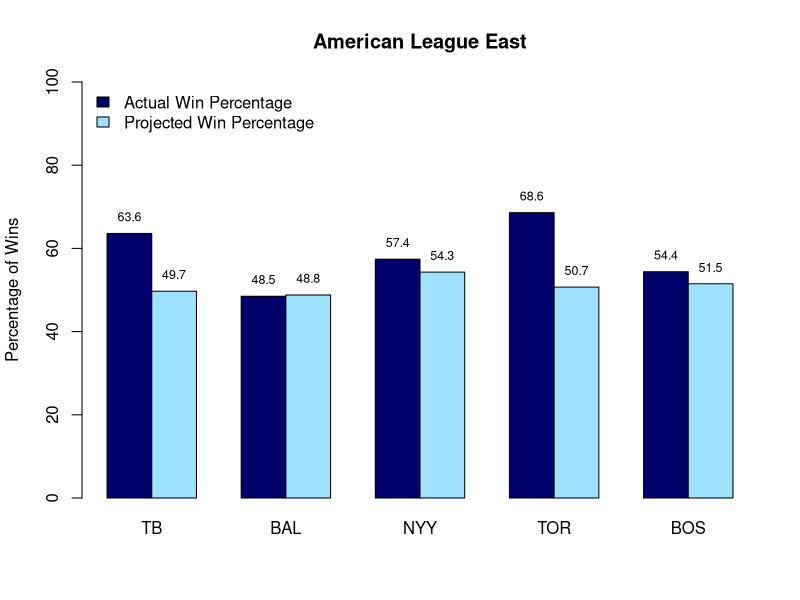
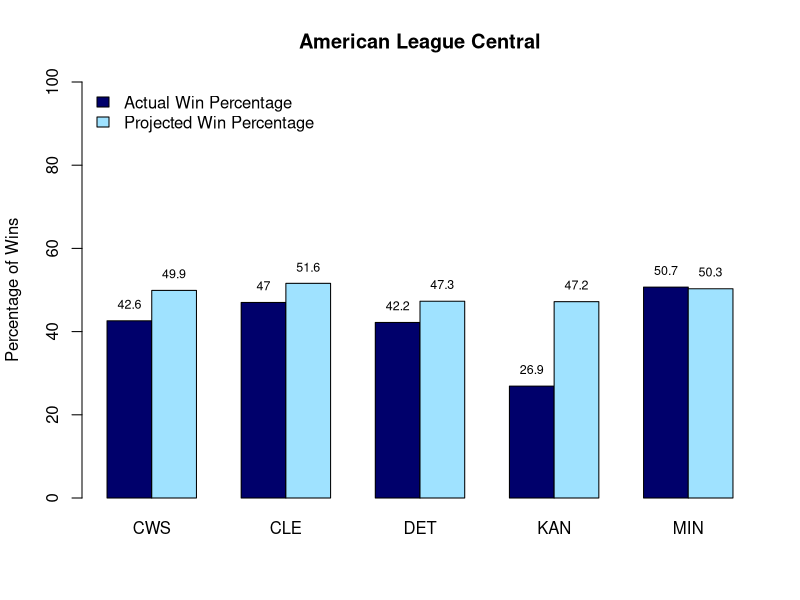
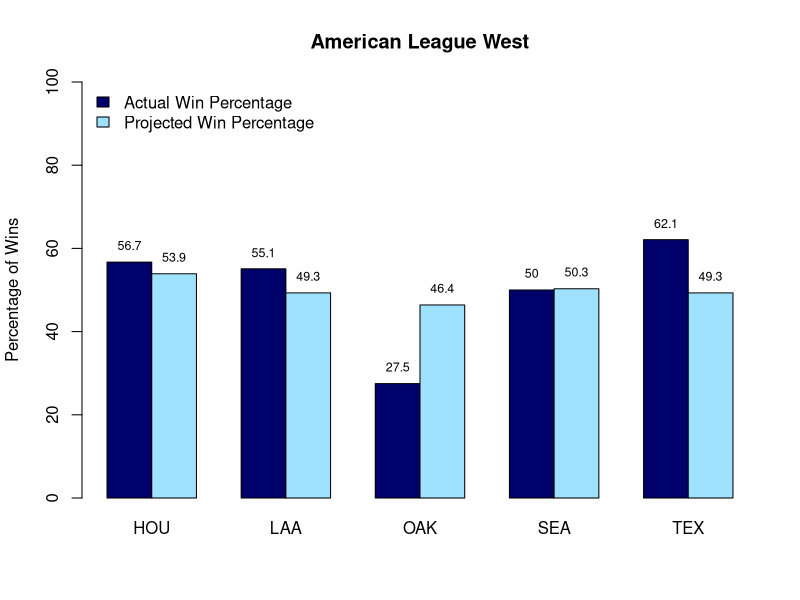
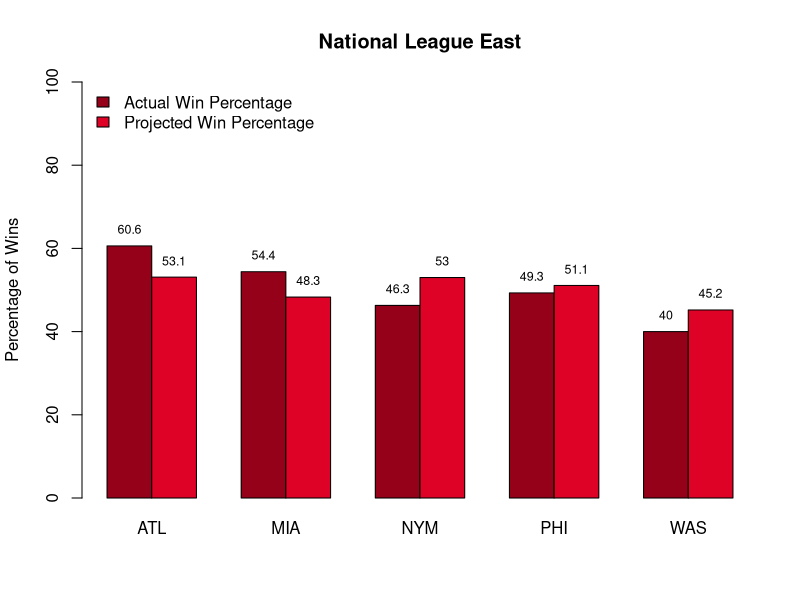
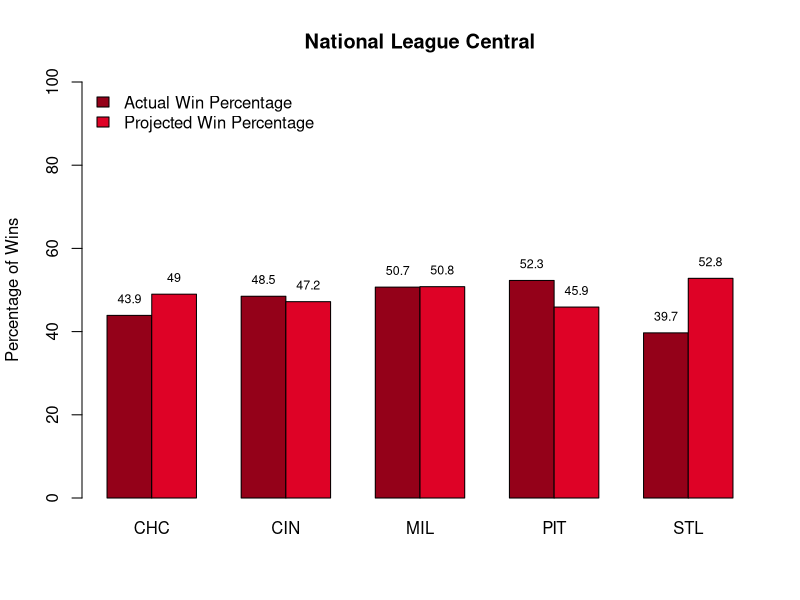
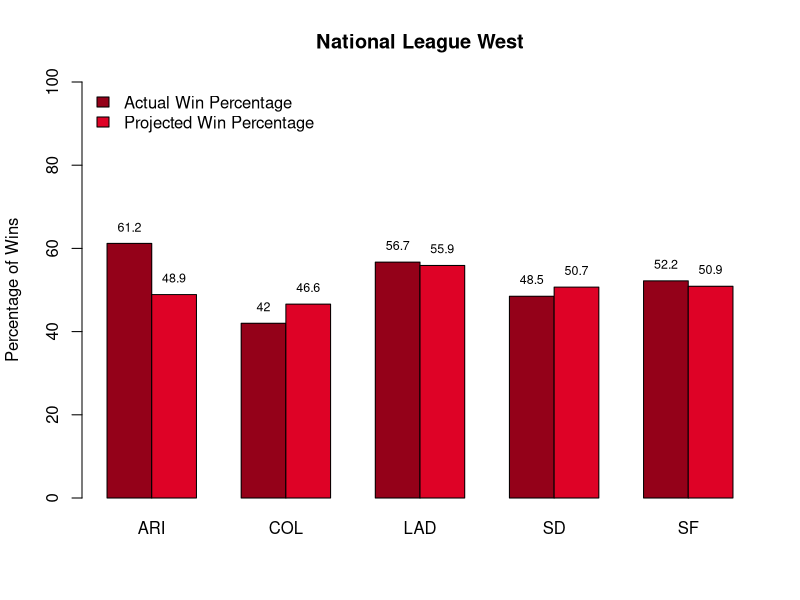

Source code (R) for these figures, in order:
## ---- chunk 1
library(tidyverse)
library(dplyr)
library("readxl")
knitr::opts_chunk$set(echo = TRUE,
                      message = FALSE,
                      warning = FALSE)
library(ggplot2)
library(MASS)
library(scales)
library(reshape2)
library(data.table)
## ---- chunk 2
one.simulation <- function() {
  require(dplyr)

  NL_East <- c("Atlanta Braves", "Miami Marlins", "New York Mets","Philadelphia Phillies","Washington Nationals")
  
  NL_Cent <- c("Chicago Cubs", "Cincinnati Reds","Milwaukee Brewers", "Pittsburgh Pirates", "St. Louis Cardinals")
  
  NL_West <- c("Arizona Diamondbacks", "Colorado Rockies", "Los Angeles Dodgers","San Diego Padres", "San Francisco Giants")
  
  AL_East <- c("Baltimore Orioles", "Boston Red Sox","New York Yankees", "Tampa Bay Rays","Toronto Blue Jays")
  
  AL_Cent <- c("Chicago White Sox", "Cleveland Guardians","Detroit Tigers", "Kansas City Royals","Minnesota Twins")
  
  AL_West <- c("Oakland Athletics", "Houston Astros","Texas Rangers", "Los Angeles Angels","Seattle Mariners")

  teams <- c(NL_East, NL_Cent, NL_West,
             AL_East, AL_Cent, AL_West)
  
  league <- c(rep("NL", 15), rep("AL", 15))
  
  division <- c(rep("NL_East", 5), rep("NL_Cent", 5),
                rep("NL_West", 5), rep("AL_East", 5),
                rep("AL_Cent", 5), rep("AL_West", 5))
  
  Team_info <- data.frame(Team = teams,
                          League = league,
                          Division = division)
  Teams <- sort(teams)
  
  schedule <- read_excel("schedule.xlsx")
  battingstats <- read_excel("2022battingstats.xlsx")
  fieldingstats <- read_excel("fieldingstats2022.xlsx")
  
  runs_per_game <- (battingstats$RG)
  runs_against <- (fieldingstats$RAG)
  
  stats <- (runs_per_game - runs_against)
  stats <- (stats-mean(stats))/sd(stats)
  
  # simulate talents
  talents <- (stats / 10)
  # what <- t(rbind(Teams, runs_per_game, runs_against, stats))
  TAL <- tibble(Team = Teams, Talent = talents)
  
  # merge talents and win probs with schedule data frame
  SCH <- schedule %>%
    inner_join(TAL, by = c("Home" = "Team")) %>%
    rename(Talent.Home = Talent) %>%
    inner_join(TAL, by = c("Visitor" = "Team")) %>%
    rename(Talent.Visitor = Talent)

  # play season of games
  SCH %>% 
    mutate(prob.Home = exp(Talent.Home) /
             (exp(Talent.Home) + exp(Talent.Visitor)) + 0.04) -> SCH
  
  SCH %>%
    mutate(outcome = rbinom(nrow(.), 1, prob.Home),
           winner = ifelse(outcome, 
                      Home, Visitor)) -> SCH
  
  # compute number of games won for all teams
  SCH %>% 
    group_by(winner) %>%
    summarize(Wins = n(), .groups = "drop") %>%
    inner_join(TAL, by = c("winner" = "Team")) -> 
    RESULTS
  
  # add team info
   RESULTS <- inner_join(RESULTS, Team_info,
                         by = c("winner" = "Team"))
   
   # determine division winners
    out <- RESULTS %>%
      mutate(Winner.Div = 0, 
             prob = exp(Talent),
             outcome = sample(nrow(.), prob = prob)) %>%
      arrange(Division, desc(Wins), outcome) %>%
      dplyr::select(-outcome)
    out[c(1, 6, 11, 16, 21, 26), "Winner.Div"] <- 1
  
  # determine wild card teams
    
    out2 <- out %>% 
      mutate(Wild.Card = 0,
      outcome = sample(nrow(.), prob = prob)) %>%
      slice(- c(1, 6, 11, 16, 21, 26)) %>% 
      arrange(League, desc(Wins), outcome) %>% 
      dplyr::select(-outcome)
    out2[c(1, 2, 3, 13, 14, 15), "Wild.Card"] <- 1
    
    # put all data together
    
    out$Wild.Card <- 0
    out_final <- rbind(out[c(1, 6, 11, 16, 21, 26), ],
                       out2) %>% 
      arrange(Division, desc(Wins)) %>% 
      dplyr::select(-prob) %>% 
      mutate(Team = winner) %>% 
      dplyr::select(Team, League, Division, 
                    Talent, Wins, 
             Winner.Div, Wild.Card)
    
    out_final
}

print_al <- function(out2){
  out2 %>%
     mutate(Losses = 162 - Wins) -> out2
  
  al <- cbind(out2[6:10, 1],out2[6:10, 5], out2[6:10, 8],
           out2[1:5, 1], out2[1:5, 5], out2[1:5, 8],
           out2[11:15, 1],  out2[11:15, 5],  out2[11:15, 8])

  colnames(al)<-c("AL East", "Wins", "Losses", "AL Cent", "Wins", "Losses",
                  "AL West", "Wins", "Losses")

   knitr::kable(al, align = "crlcrlcrl")
}

print_nl <- function(out2) {
    out2 %>%
     mutate(Losses = 161 - Wins) -> out2
  
    nl <- cbind(out2[21:25, 1], out2[21:25, 5], out2[21:25, 8],
              out2[16:20, 1], out2[16:20, 5], out2[16:20, 8],
              out2[26:30, 1], out2[26:30, 5], out2[26:30, 8])
    
    colnames(nl)<-c("NL East", "Wins", "Losses", "NL Cent", "Wins", "Losses",
                  "NL West", "Wins", "Losses")
    
    knitr::kable(nl, align = "crlcrlcrl")
    
}

## ---- chunk 3
out <- one.simulation()
print_nl(out)
print_al(out)
## ---- chunk 4
all_out <- NULL  
for(j in 1:1000){
  out <- one.simulation()
  out$Simulation <- j
  all_out <- rbind(all_out, out)
}
## ---- chunk 5

all_out %>%
  mutate(Level = as.factor(2 * (Winner.Div == 1) + (Wild.Card == 1))) -> all_out

playoffs <- NULL

all_out <- all_out %>% 
  mutate(playoffs = Winner.Div + Wild.Card)

playoffsummary <- all_out %>% 
  group_by(Division, Team) %>%
  summarize(percentplayoffs = sum(playoffs) / 1000)

colnames(playoffsummary) <- c("Division", "Team", "Percent Playoffs Made")

playoffsummary <- playoffsummary[order(playoffsummary$`Division`, playoffsummary$`Percent Playoffs Made`, decreasing = TRUE), ]

playoffsummary$`Percent Playoffs Made` <- percent(playoffsummary$`Percent Playoffs Made`, accuracy=0.1)

al <- cbind(playoffsummary[21:25, 2],playoffsummary[21:25, 3],
           playoffsummary[26:30, 2], playoffsummary[26:30, 3],
           playoffsummary[16:20, 2], playoffsummary[16:20, 3])

colnames(al)<-c("AL East", "Playoff %", "AL Cent", "Playoff %",
                  "AL West", "Playoff %")

nl <- cbind(playoffsummary[6:10, 2], playoffsummary[6:10, 3], 
            playoffsummary[11:15, 2], playoffsummary[11:15, 3], 
            playoffsummary[1:5, 2], playoffsummary[1:5, 3])
    
colnames(nl)<-c("NL East", "Playoff %", "NL Cent", "Playoff %",
                  "NL West", "Playoff %")

knitr::kable(nl, align = "lclclc")
knitr::kable(al, align = "lclclc")

## ---- chunk 6
winpercent <- NULL

all_out <- all_out %>% 
  mutate(winpercent = Wins)

winpercent <- all_out %>% 
  group_by(Division, Team) %>%
  summarize(winpercent = sum(Wins) / 162000)

colnames(winpercent) <- c("Division", "Team", "Percent Wins")

winpercent <- winpercent[order(winpercent$`Division`, winpercent$`Percent Wins`, decreasing = TRUE), ]

winpercent$`Percent Wins` <- percent(winpercent$`Percent Wins`, accuracy = 0.1)

al <- cbind(winpercent[21:25, 2],winpercent[21:25, 3],
           winpercent[26:30, 2], winpercent[26:30, 3],
           winpercent[16:20, 2], winpercent[16:20, 3])

colnames(al)<-c("AL East", "Win %", "AL Cent", "Win %",
                  "AL West", "Win %")

nl <- cbind(winpercent[6:10, 2], winpercent[6:10, 3], 
            winpercent[11:15, 2], winpercent[11:15, 3], 
            winpercent[1:5, 2], winpercent[1:5, 3])
    
colnames(nl)<-c("NL East", "Win %", "NL Cent", "Win %",
                  "NL West", "Win %")

knitr::kable(nl, align = "lclclc")
knitr::kable(al, align = "lclclc")

winpercent <- winpercent[order(winpercent$`Division`, winpercent$`Team`),]

## ---- chunk 7
aldivisions <- c("AL East", "AL Cent", "AL West")

  AL_East <- c("Tampa Bay Rays", "Baltimore Orioles", "New York Yankees", "Toronto Blue Jays", "Boston Red Sox")
  
  ALe_percent <- c("68.6%","63.6%", "57.4%","54.4%","48.5%") 
  
  AL_Cent <- c("Minnesota Twins", "Cleveland Guardians", "Chicago White Sox", "Detroit Tigers", "Kansas City Royals")
  
  ALc_percent <- c("50.7%", "47.0%", "42.6%",  "42.2%", "26.9%")
  
  AL_West <- c("Texas Rangers", "Houston Astros","Los Angeles Angels","Seattle Mariners", "Oakland Athletics")
  
  ALw_percent <- c("62.1%", "56.7%","55.1%","50%", "27.5%")

  al_ <- cbind(AL_East, ALe_percent, AL_Cent,  ALc_percent, AL_West,  ALw_percent)

  colnames(al_)<-c("AL East", "Win %", "AL Cent", "Win %", "AL West", "Win %")

  
nldivisions <- c("NL East", "NL Cent", "NL West")

  NL_East <- c("Atlanta Braves", "Miami Marlins", "Philadelphia Phillies", "New York Mets","Washington Nationals")
  
  NLe_percent <- c("60.6%","54.4%","49.3%" ,"46.3%", "40%")

  NL_Cent <- c("Pittsburgh Pirates", "Milwaukee Brewers", "Cincinnati Reds", "Chicago Cubs", "St. Louis Cardinals")
  
  NLc_percent <- c("52.3%", "50.7%","48.5%","43.9%","39.7%")

  NL_West <- c("Arizona Diamondbacks", "Los Angeles Dodgers", "San Francisco Giants", "San Diego Padres", "Colorado Rockies")
  
  NLw_percent <- c("61.2%", "56.7%", "52.2%", "48.5%", "42%")
  
  nl_ <- cbind(NL_East, NLe_percent, NL_Cent, NLc_percent, NL_West, NLw_percent)

  colnames(nl_)<-c("NL East", "Win %", "NL Cent" , "Win %", "NL West", "Win %")

knitr::kable(nl_)
knitr::kable(al_)

## ---- chunk 8
  
  NL_East <- c("Atlanta Braves", "Miami Marlins", "New York Mets", "Philadelphia Phillies", "Washington Nationals")
  
  NLe_percent <- c("60.6%","54.4%","46.3%", "49.3%", "40%")
  
  NL_Cent <- c( "Chicago Cubs", "Cincinnati Reds", "Milwaukee Brewers", "Pittsburgh Pirates", "St. Louis Cardinals")
  
  NLc_percent <- c("43.9%","48.5%","50.7%","52.3%","39.7%")
  
  NL_West <- c("Arizona Diamondbacks", "Colorado Rockies", "Los Angeles Dodgers", "San Diego Padres", "San Francisco Giants")

  NLw_percent <- c("61.2%", "42%", "56.7%","48.5%", "52.2%")
  
  nl_ <- cbind(NL_East, NLe_percent, winpercent[21:25, 3], NL_Cent, NLc_percent,winpercent[16:20, 3], NL_West, NLw_percent, winpercent[26:30, 3])
  
  colnames(nl_)<-c("NL East", "Actual Win %", "Projected Win %", "NL Cent" , "Actual Win %", "Projected Win %", "NL West", "Actual Win %", "Projected Win %")

knitr::kable(nl_, align = "lcclcclcc")



  
  AL_East <- c("Baltimore Orioles","Boston Red Sox", "New York Yankees", "Tampa Bay Rays", "Toronto Blue Jays")
  
  ALe_percent <- c("63.6%","48.5%","57.4%","68.6%","54.4%")
  
  AL_Cent <- c("Chicago White Sox", "Cleveland Guardians", "Detroit Tigers", "Kansas City Royals", "Minnesota Twins")
  
  ALc_percent <- c("42.6%", "47.0%", "42.2%", "26.9%", "50.7%")
  
  AL_West <- c("Houston Astros", "Los Angeles Angels", "Oakland Athletics", "Seattle Mariners", "Texas Rangers")
  
  ALw_percent <- c("56.7%","55.1%","27.5%","50%","62.1%")

  al_ <- cbind(AL_East, ALe_percent, winpercent[6:10, 3], AL_Cent,  ALc_percent, winpercent[1:5, 3], AL_West,  ALw_percent, winpercent[11:15, 3])
  
  colnames(al_)<-c("AL East", "Actual Win %", "Projected Win %", "AL Cent" , "Actual Win %", "Projected Win %", "AL West", "Actual Win %", "Projected Win %")

knitr::kable(al_, align = "lcclcclcc")
## ---- chunk 9
alewin <- c(winpercent[6, 3],winpercent[7, 3],winpercent[8, 3],winpercent[9, 3],winpercent[10, 3])

alewin <-as.numeric(sub("%", "", alewin))
ALe_percent <- as.numeric(sub("%", "", ALe_percent))

graphal <- rbind(ALe_percent, alewin)
graphal <- data.frame(graphal)
names(graphal) <- c("TB", "BAL", "NYY", "TOR", "BOS")

x <- barplot(as.matrix(graphal), main="American League East", ylab="Percentage of Wins", ylim = c(0, 100), 
             beside=TRUE, col = c("#00006B", "#9fe2ff"))

y <- as.matrix(graphal)

text(x,y + 4,cex = 0.75, labels = as.character(y))


legend("topleft", c("Actual Win Percentage","Projected Win Percentage"), cex=1.0, bty="n", fill = c("#00006B", "#9fe2ff"))


## ---- chunk 10
alcwin <- c(winpercent[1, 3],winpercent[2, 3],winpercent[3, 3],winpercent[4, 3],winpercent[5, 3])

alcwin <-as.numeric(sub("%", "", alcwin))
ALc_percent <- as.numeric(sub("%", "", ALc_percent))

graphalc <- rbind(ALc_percent, alcwin)
graphalc <- data.frame(graphalc)
names(graphalc) <- c("CWS", "CLE", "DET", "KAN", "MIN")

x <- barplot(as.matrix(graphalc), main="American League Central", ylab="Percentage of Wins", ylim = c(0, 100), 
             beside=TRUE, col = c("#00006B", "#9fe2ff"))

y <- as.matrix(graphalc)

text(x,y + 4,cex = 0.75, labels = as.character(y))


legend("topleft", c("Actual Win Percentage","Projected Win Percentage"), cex=1.0, bty="n", fill = c("#00006B", "#9fe2ff"))


## ---- chunk 11
alwwin <- c(winpercent[11, 3],winpercent[12, 3],winpercent[13, 3],winpercent[14, 3],winpercent[15, 3])

alwwin <-as.numeric(sub("%", "", alwwin))
ALw_percent <- as.numeric(sub("%", "", ALw_percent))

graphalw <- rbind(ALw_percent, alwwin)
graphalw <- data.frame(graphalw)
names(graphalw) <- c("HOU", "LAA", "OAK", "SEA", "TEX")

x <- barplot(as.matrix(graphalw), main="American League West", ylab="Percentage of Wins", ylim = c(0, 100), 
             beside=TRUE, col = c("#00006B", "#9fe2ff"))

y <- as.matrix(graphalw)

text(x,y + 4,cex = 0.75, labels = as.character(y))


legend("topleft", c("Actual Win Percentage","Projected Win Percentage"), cex=1.0, bty="n", fill = c("#00006B", "#9fe2ff"))

## ---- chunk 12
nlewin <- c(winpercent[21, 3],winpercent[22, 3],winpercent[23, 3],winpercent[24, 3],winpercent[25, 3])

nlewin <-as.numeric(sub("%", "", nlewin))
NLe_percent <- as.numeric(sub("%", "", NLe_percent))

graphnle <- rbind(NLe_percent, nlewin)
graphnle <- data.frame(graphnle)
names(graphnle) <- c("ATL", "MIA", "NYM", "PHI", "WAS")

x <- barplot(as.matrix(graphnle), main="National League East", ylab="Percentage of Wins", ylim = c(0, 100), 
             beside=TRUE, col = c("#940119", "#de0226"))

y <- as.matrix(graphnle)

text(x,y + 4,cex = 0.75, labels = as.character(y))


legend("topleft", c("Actual Win Percentage","Projected Win Percentage"), cex=1.0, bty="n", fill = c("#940119", "#de0226"))

## ---- chunk 13
nlcwin <- c(winpercent[16, 3],winpercent[17, 3],winpercent[18, 3],winpercent[19, 3],winpercent[20, 3])

nlcwin <-as.numeric(sub("%", "", nlcwin))
NLc_percent <- as.numeric(sub("%", "", NLc_percent))

graphnlc <- rbind(NLc_percent, nlcwin)
graphnlc <- data.frame(graphnlc)
names(graphnlc) <- c("CHC", "CIN", "MIL", "PIT", "STL")

x <- barplot(as.matrix(graphnlc), main="National League Central", ylab="Percentage of Wins", ylim = c(0, 100), 
             beside=TRUE, col = c("#940119", "#de0226"))

y <- as.matrix(graphnlc)

text(x,y + 4,cex = 0.75, labels = as.character(y))


legend("topleft", c("Actual Win Percentage","Projected Win Percentage"), cex=1.0, bty="n", fill = c("#940119", "#de0226"))

## ---- chunk 14
nlwwin <- c(winpercent[26, 3],winpercent[27, 3],winpercent[28, 3],winpercent[29, 3],winpercent[30, 3])

nlwwin <-as.numeric(sub("%", "", nlwwin))
NLw_percent <- as.numeric(sub("%", "", NLw_percent))

graphnlw <- rbind(NLw_percent, nlwwin)
graphnlw <- data.frame(graphnlw)
names(graphnlw) <- c("ARI", "COL", "LAD", "SD", "SF")

x <- barplot(as.matrix(graphnlw), main="National League West", ylab="Percentage of Wins", ylim = c(0, 100), 
             beside=TRUE, col = c("#940119", "#de0226"))

y <- as.matrix(graphnlw)

text(x,y + 4,cex = 0.75, labels = as.character(y))


legend("topleft", c("Actual Win Percentage","Projected Win Percentage"), cex=1.0, bty="n", fill = c("#940119", "#de0226"))

